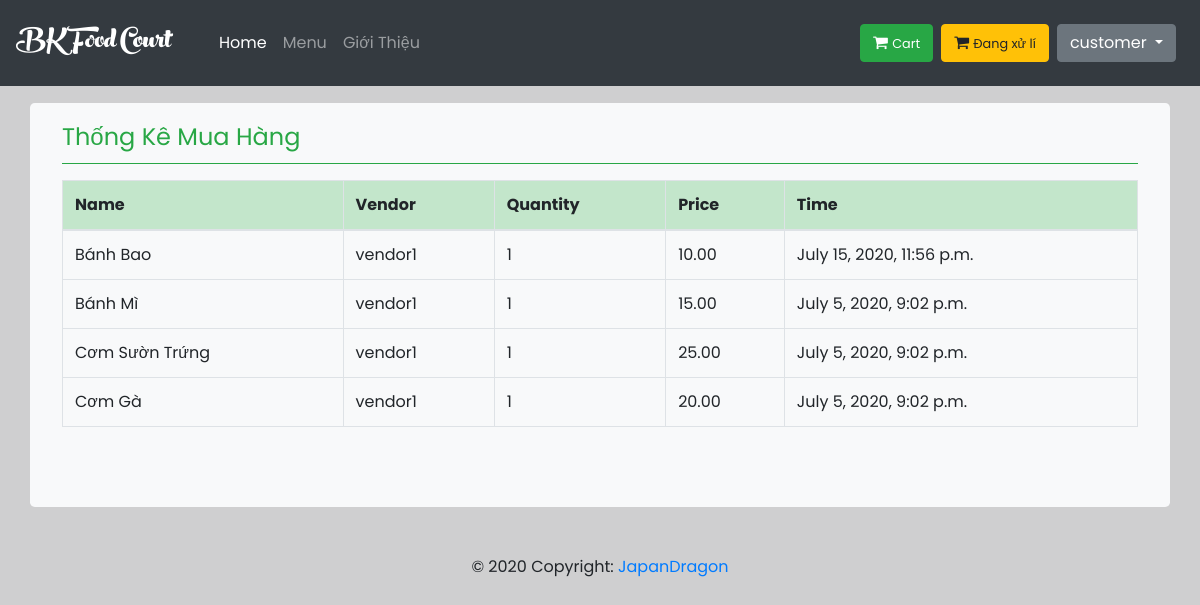
/customer-report/ (signed in), run on an earlier commit of the app's database.
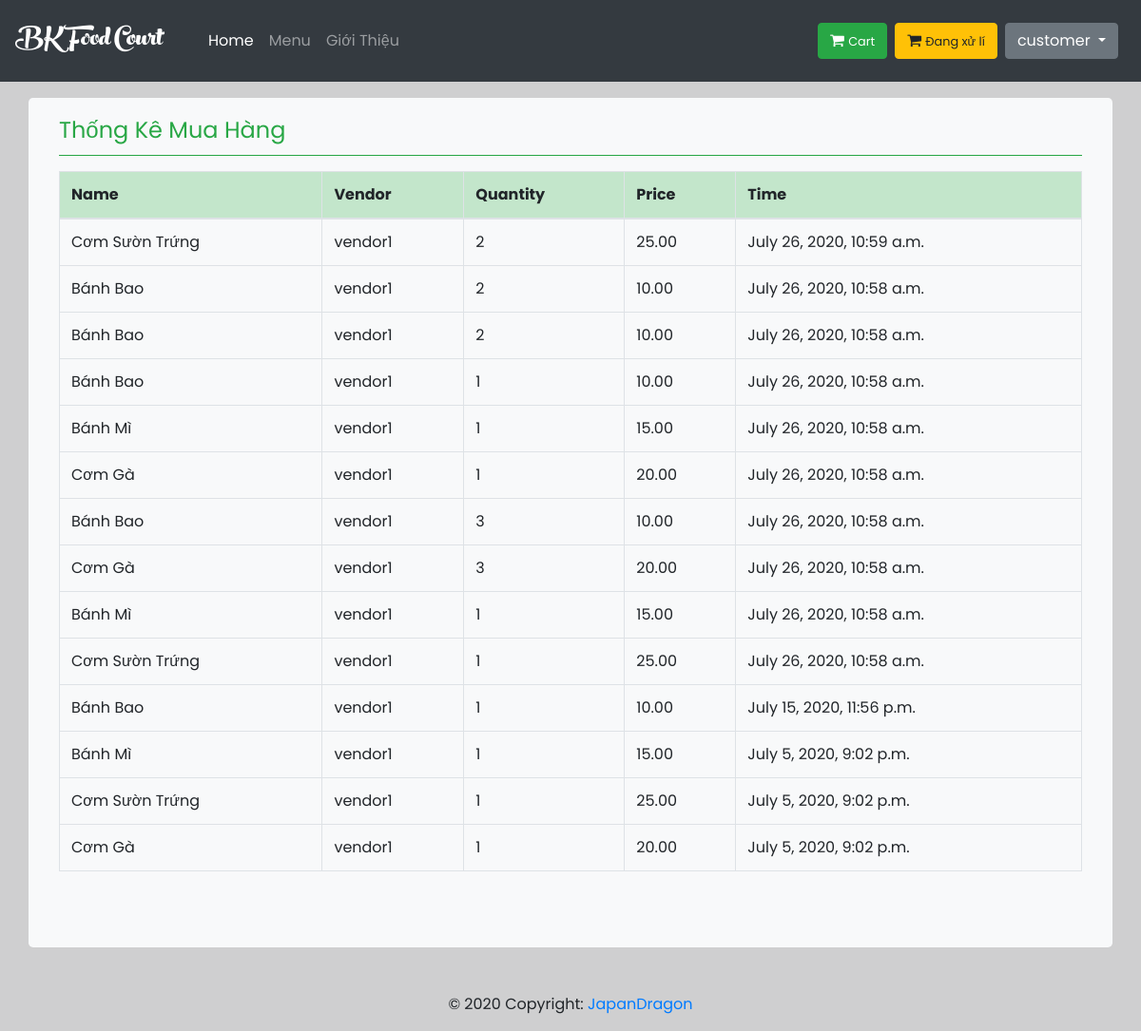
And on a later commit of the database.
### home/models.py (models this page shows, shortened)
class OrderSuccess(models.Model):
    customer = models.ForeignKey(User, null=True, on_delete=models.CASCADE, limit_choices_to={
        'is_staff': False
    }, related_name='customer_order')
    vendor = models.ForeignKey(User, null=True, on_delete=models.CASCADE, limit_choices_to={
        'is_staff': True,
    }, related_name='vendor_order')
    food = models.CharField(max_length=200)
    quantity = models.IntegerField(default=1)
    price = models.DecimalField(max_digits=10, decimal_places=2)
    date_done = models.DateTimeField(default=timezone.now())
    class Meta:
        ordering = ('-date_done',)
    def get_item_by_customer(self, customer_id):
        try:
            return self.objects.filter(customer_id=customer_id)
        except:
            return None

### report/views.py (the view)
# urls.py: path('customer-report/', report_view.customer_report_view, name='customer-report'),
def customer_report_view(request):
    report = OrderSuccess.get_item_by_customer(OrderSuccess,request.user.id)
    context = {
        'orders': report,
    }
    return render(request, 'report/customer_report.html', context)

### Food/processor.py (called while the page is built)
def context(request):
    return {
        'list': foods.objects.all(),
    }

### templates/report/customer_report.html (shortened to what this page needs)
{% extends 'home/base.html' %}
{% load tz %}
{% block container %}
<div class="container jumbotron mt-3 pt-3 bg-light">
        <fieldset class="border-bottom border-success mb-3">
            <legend class="text-success">Thống Kê Mua Hàng</legend>
        </fieldset>
        <table class="table table-{1:striped|sm|bordered|hover|inverse} table-inverse table-bordered">
            <thead class="thead-inverse|thead-default table-bordered table-success">
            <tr>
                <th>Name</th>
                <th>Vendor</th>
                <th>Quantity</th>
                <th>Price</th>
                <th>Time</th>
            </tr>
            </thead>
            <tbody>
            {% for order in orders %}
                <tr>
                    <td scope="row">{{ order.food }}</td>
                    <td>{{ order.vendor }}</td>
                    <td>{{ order.quantity }}</td>
                    <td>{{ order.price }}</td>
                    <td>{{ order.date_done }}</td>
                </tr>
            {% endfor %}
            </tbody>
        </table>
    </div>
{% endblock %}

What changed in the data, as far as the page shows it:
added OrderSuccess: food "Cơm Sườn Trứng", vendor "vendor1", quantity "2", price "25.00", date_done "July 26, 2020, 10:59 a.m."
added OrderSuccess: food "Bánh Bao", vendor "vendor1", quantity "2", price "10.00", date_done "July 26, 2020, 10:58 a.m."
added OrderSuccess: food "Bánh Bao", vendor "vendor1", quantity "2", price "10.00", date_done "July 26, 2020, 10:58 a.m."
added OrderSuccess: food "Bánh Bao", vendor "vendor1", quantity "1", price "10.00", date_done "July 26, 2020, 10:58 a.m."
added OrderSuccess: food "Bánh Mì", vendor "vendor1", quantity "1", price "15.00", date_done "July 26, 2020, 10:58 a.m."
added OrderSuccess: food "Cơm Gà", vendor "vendor1", quantity "1", price "20.00", date_done "July 26, 2020, 10:58 a.m."
added OrderSuccess: food "Bánh Bao", vendor "vendor1", quantity "3", price "10.00", date_done "July 26, 2020, 10:58 a.m."
added OrderSuccess: food "Cơm Gà", vendor "vendor1", quantity "3", price "20.00", date_done "July 26, 2020, 10:58 a.m."
added OrderSuccess: food "Bánh Mì", vendor "vendor1", quantity "1", price "15.00", date_done "July 26, 2020, 10:58 a.m."
added OrderSuccess: food "Cơm Sườn Trứng", vendor "vendor1", quantity "1", price "25.00", date_done "July 26, 2020, 10:58 a.m."
